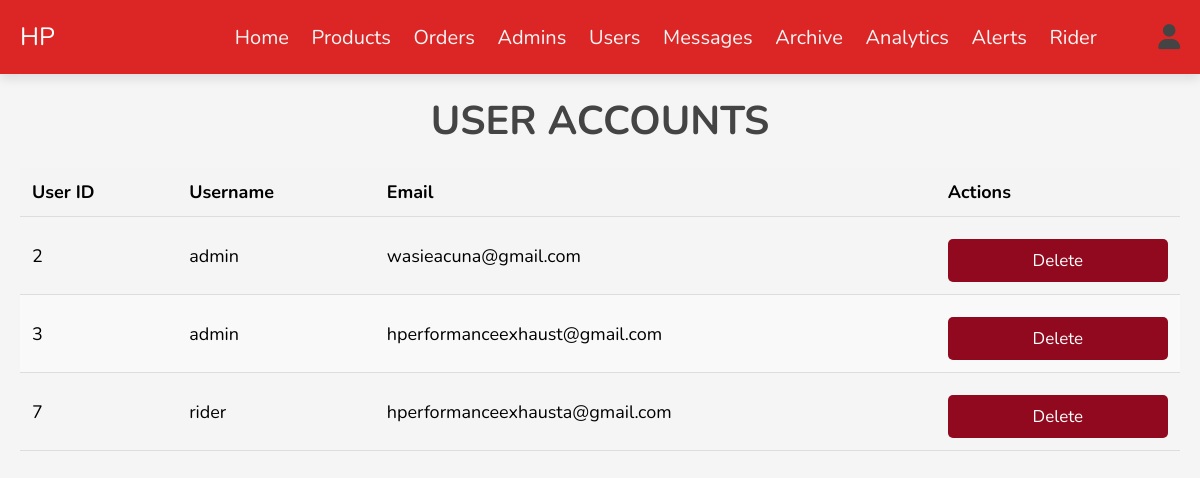
Page /admin/users_accounts.php (signed in) on the committed database.
### tables this page shows
CREATE TABLE `users` (
  `id` int(11) NOT NULL,
  `name` varchar(100) NOT NULL,
  `email` varchar(100) NOT NULL,
  `password` varchar(255) NOT NULL,
  `house_number` varchar(10) NOT NULL,
  `street` varchar(50) NOT NULL,
  `subdivision` varchar(50) NOT NULL,
  `address` text NOT NULL,
  `city` varchar(100) NOT NULL,
  `country` varchar(100) NOT NULL,
  `mobile` varchar(20) NOT NULL,
  `pin_code` varchar(10) NOT NULL,
  `user_type` enum('admin','user','rider') NOT NULL,
  `created_at` timestamp NOT NULL DEFAULT current_timestamp(),
  `last` varchar(200) NOT NULL,
  `pin_point` varchar(200) NOT NULL
);

### admin/users_accounts.php (the view, shortened to what this page needs)
<?php
include '../components/connect.php';
?>
<!DOCTYPE html>
<html lang="en">
<head>
   <link rel="stylesheet" href="https://cdnjs.cloudflare.com/ajax/libs/font-awesome/6.1.1/css/all.min.css">
   <link rel="stylesheet" href="../css/admin_style.css">
</head>
<body>
<?php include '../components/admin_header.php'; ?>
<section class="accounts">
   <h1 class="heading">User Accounts</h1>
   <div class="table-container">
      <table>
         <thead>
            <tr>
               <th>User ID</th>
               <th>Username</th>
               <th>Email</th>
               <th>Actions</th>
            </tr>
         </thead>
         <tbody>
            <?php
               $select_accounts = $conn->prepare("SELECT * FROM `users`");
               $select_accounts->execute();
               if($select_accounts->rowCount() > 0){
                  while($fetch_accounts = $select_accounts->fetch(PDO::FETCH_ASSOC)){
            ?>
            <tr>
               <td><?= $fetch_accounts['id']; ?></td>
               <td><?= $fetch_accounts['name']; ?></td>
               <td><?= $fetch_accounts['email']; ?></td>
               <td>
                  <a href="users_accounts.php?delete=<?= $fetch_accounts['id']; ?>" onclick="return confirm('Delete this account? The user-related information will also be deleted!')" class="delete-btn">Delete</a>
               </td>
            </tr>
            <?php
                  }
               } else {
                  echo '<tr><td colspan="4" class="empty">No accounts available!</td></tr>';
               }
            ?>
         </tbody>
      </table>
   </div>
</section>
</body>
</html>

### css/admin_style.css (style rules this page uses)
:root { --main-color:#dc2626; --orange:#b91c1c; --red:#91091E; --black:#444; --white:#fff; --light-color:#777; --light-bg:#e9e9e9; --border:.2rem solid var(--black); --box-shadow:0 .5rem 1rem rgba(0,0,0,.1); }
* { font-family: 'Nunito', sans-serif; margin:0; padding:0; box-sizing: border-box; outline: none; border:none; text-decoration: none; }
html { font-size: 62.5%; overflow-x: hidden; }
body { background-color: var(--light-bg); }
section { padding:2rem; max-width: 1200px; margin:0 auto; }
.heading { font-size: 4rem; color:var(--black); margin-bottom: 2rem; text-align: center; text-transform: uppercase; }
.btn, .delete-btn, .option-btn { display: block; width: 100%; margin-top: 1rem; border-radius: .5rem; padding:1rem 3rem; font-size: 1.7rem; text-transform: capitalize; color:var(--white); cursor: pointer; text-align: center; }
.delete-btn { background-color: var(--red); }

### css/style.css (style rules this page uses)
:root { --main-color:#dc2626; --orange:#b91c1c; --red:#91091E; --black:#444; --white:#fff; --light-color:#777; --light-bg:#f5f5f5; --border:.2rem solid var(--black); --box-shadow:0 .5rem 1rem rgba(0,0,0,.1); }
* { font-family: 'Nunito', sans-serif; margin:0; padding:0; box-sizing: border-box; outline: none; border:none; text-decoration: none; }
html { font-size: 62.5%; overflow-x: hidden; }
body { background-color: var(--light-bg); }
section { padding: 2rem; max-width: 1200px; margin: 0 auto; }
.heading { font-size: 4rem; color:var(--black); margin-bottom: 2rem; text-align: center; text-transform: uppercase; }
.btn, .delete-btn, .option-btn { display: block; width: 100%; margin-top: 1rem; border-radius: .5rem; padding:1rem 3rem; font-size: 1.7rem; text-transform: capitalize; color:var(--white); cursor: pointer; text-align: center; }
.delete-btn { background-color: var(--red); }

### admin/users_accounts.php (style rules this page uses)
table { width: 100%; border-collapse: collapse; margin: 20px 0; font-size: 18px; text-align: left; }
th, td { padding: 12px; border-bottom: 1px solid #ddd; }
th { background-color: #f4f4f4; font-weight: bold; }
tr:nth-child(even) { background-color: #f9f9f9; }
.delete-btn { text-decoration: none; padding: 5px 10px; border-radius: 4px; color: #fff; background-color: #f44336; }

### rows in the picture
users: id "2", name "admin", email "wasieacuna@gmail.com"
users: id "3", name "admin", email "hperformanceexhaust@gmail.com"
users: id "7", name "rider", email "hperformanceexhausta@gmail.com"
